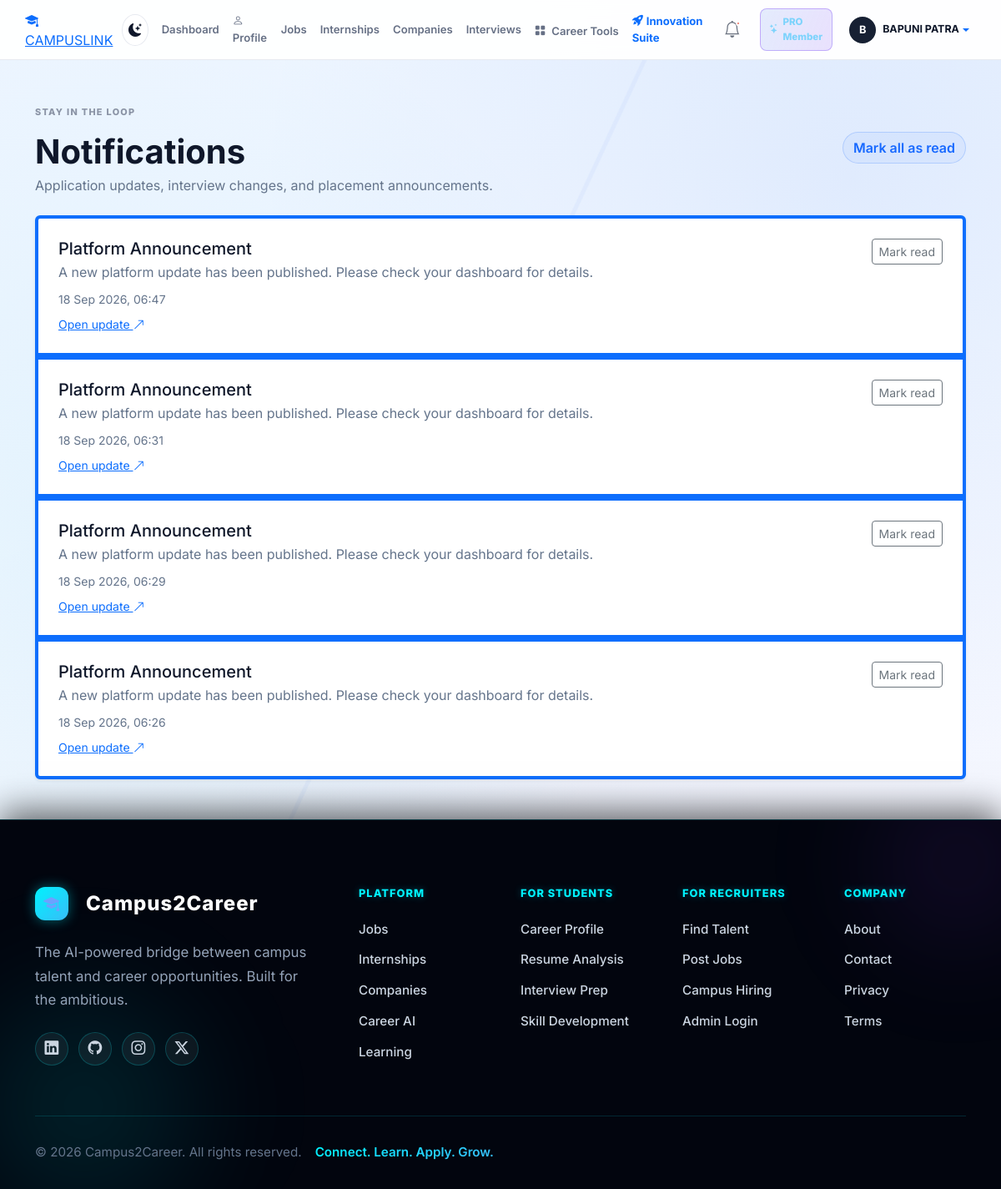
The page /notifications/ (signed in) on the database its author committed.
### accounts/models.py (models this page shows, shortened)
class User(AbstractUser):
    ROLE_CHOICES = (
        ('STUDENT', 'Student'),
        ('PLACEMENT_OFFICER', 'Placement Officer'),
        ('RECRUITER', 'Recruiter'),
        ('SUPER_ADMIN', 'Super Admin'),
    )
    role = models.CharField(max_length=20, choices=ROLE_CHOICES, default='STUDENT')

### notifications/models.py (models this page shows, shortened)
class Notification(models.Model):
	user = models.ForeignKey(settings.AUTH_USER_MODEL, on_delete=models.CASCADE, related_name='notifications')
	title = models.CharField(max_length=160)
	message = models.TextField()
	link = models.CharField(max_length=255, blank=True)
	is_read = models.BooleanField(default=False)
	created_at = models.DateTimeField(auto_now_add=True)
	class Meta:
		ordering = ['-created_at']

### notifications/views.py (the view)
# urls.py: path('', views.notification_list, name='notification_list'),
@login_required
def notification_list(request):
    notifications = Notification.objects.filter(user=request.user)
    return render(request, 'notifications/list.html', {'notifications': notifications})

### accounts/models.py (called while the page is built)
    @property
    def is_active(self):
        from django.utils import timezone
        return (
            self.plan != 'FREE'
            and self.status == 'ACTIVE'
            and (self.current_period_end is None or self.current_period_end > timezone.now())
        )

### notifications/context_processors.py (called while the page is built)
def notification_context(request):
    if not request.user.is_authenticated:
        return {'unread_notification_count': 0}
    return {'unread_notification_count': Notification.objects.filter(user=request.user, is_read=False).count()}

### templates/notifications/list.html (shortened to what this page needs)
{% extends 'base.html' %}
{% block content %}
<main class="container py-5">
    <div class="d-flex justify-content-between align-items-center mb-4"><div><span class="eyebrow">Stay in the loop</span><h1 class="fw-bold mb-1">Notifications</h1><p class="text-muted mb-0">Application updates, interview changes, and placement announcements.</p></div><form method="post" action="{% url 'mark_all_notifications_read' %}">{% csrf_token %}<button class="btn btn-outline-primary" type="submit">Mark all as read</button></form></div>
    <div class="list-group shadow-sm">{% for notification in notifications %}<div class="list-group-item p-4 {% if not notification.is_read %}border-start border-primary border-4{% endif %}"><div class="d-flex justify-content-between gap-3"><div><h5 class="mb-1">{{ notification.title }}</h5><p class="mb-2 text-muted">{{ notification.message }}</p><small class="text-muted">{{ notification.created_at|date:'d M Y, H:i' }}</small>{% if notification.link %}<a class="d-block small mt-2 text-primary" href="{{ notification.link }}">Open update <i class="bi bi-arrow-up-right"></i></a>{% endif %}</div>{% if not notification.is_read %}<form method="post" action="{% url 'mark_notification_read' notification.id %}">{% csrf_token %}<input type="hidden" name="next" value="{% url 'notification_list' %}"><button class="btn btn-sm btn-outline-secondary" type="submit">Mark read</button></form>{% endif %}</div></div>{% empty %}<div class="list-group-item p-5 text-center text-muted">You are all caught up.</div>{% endfor %}</div>
</main>
{% endblock %}

### templates/base.html (shortened to what this page needs)
{% load static %}
<!DOCTYPE html>
<html lang="en">
<head>
    <link href="https://cdn.jsdelivr.net/npm/bootstrap@5.3.0/dist/css/bootstrap.min.css" rel="stylesheet">
    <link rel="stylesheet" href="https://cdn.jsdelivr.net/npm/bootstrap-icons@1.11.0/font/bootstrap-icons.css">
    <link rel="stylesheet" href="{% static 'css/style.css' %}?v=20261009_starting_urls">
    <link rel="stylesheet" href="{% static 'css/premium_hero.css' %}?v=20261009_starting_urls">
    <link href="https://unpkg.com/aos@2.3.1/dist/aos.css" rel="stylesheet">
</head>
<body>
    <nav class="navbar navbar-expand-lg sticky-top app-navbar">
        <div class="container px-3 px-lg-0">
            <a class="premium-nav-brand" href="{% url 'home' %}">
                <i class="bi bi-mortarboard-fill"></i>
                CAMPUSLINK
            </a>
            <div class="collapse navbar-collapse" id="mainNavigation">
            <div class="nav-actions d-flex align-items-center gap-2 gap-lg-3 ms-auto">
                <button type="button" class="theme-toggle" aria-label="Toggle theme" title="Toggle light/dark mode">
                    <i class="bi bi-moon-stars-fill theme-icon dark-icon"></i>
                </button>
                {% if request.user.is_authenticated %}
                <a href="{% url 'dashboard_redirect' %}" class="public-nav-link">Dashboard</a>
                <a href="{% url 'profile' %}" class="public-nav-link"><i class="bi bi-person me-1"></i>Profile</a>
                <a href="{% url 'job_list' %}" class="public-nav-link">Jobs</a>
                <a href="{% url 'job_list' %}" class="public-nav-link">Internships</a>
                <a href="{% url 'company_list' %}" class="public-nav-link">Companies</a>
                <a href="{% url 'interview_list' %}" class="public-nav-link">Interviews</a>
                <div class="dropdown">
                    <a href="#" class="public-nav-link dropdown-toggle" data-bs-toggle="dropdown">
                        <i class="bi bi-grid-fill me-1"></i> Career Tools
                    </a>
                </div>
                <a href="{% url 'innovation_suite' %}" class="public-nav-link text-primary fw-bold"><i class="bi bi-rocket-takeoff-fill me-1"></i>Innovation Suite</a>
                <a href="{% url 'notification_list' %}" class="nav-icon-link" aria-label="Notifications"><i class="bi bi-bell fs-5"></i>{% if unread_notification_count %}<span class="notification-dot" aria-hidden="true"></span>{% endif %}</a>
                {% if request.user.membership.is_active %}<a href="{% url 'pro_landing' %}" class="pro-nav-link"><i class="bi bi-stars"></i> PRO Member</a>{% else %}<a href="{% url 'pro_landing' %}" class="pro-nav-link"><i class="bi bi-stars"></i> Go PRO</a>{% endif %}
                <div class="dropdown">
                    <a href="#" class="user-menu d-flex align-items-center text-decoration-none dropdown-toggle" data-bs-toggle="dropdown" aria-label="Open profile menu">
                        <span class="avatar avatar-sm me-2">{{ request.user.first_name|first|default:request.user.username|first|upper }}</span>
                        <strong class="text-dark user-name">{{ request.user.get_full_name|default:request.user.username }}</strong>
                    </a>
                </div>
                {% endif %}
            </div>
        </div>
            </div>
        </nav>
    {% block content %}{% endblock %}
    <footer class="site-footer premium-footer">
        <div class="footer-glow-left"></div>
        <div class="footer-glow-right"></div>
        <div class="container relative-z">
            <div class="row g-5">
                <div class="col-lg-4">
                    <a class="footer-brand premium-footer-brand" href="{% url 'home' %}">
                        <span class="brand-mark"><i class="bi bi-mortarboard-fill"></i></span>
                        Campus2Career
                    </a>
                    <p class="mt-4 mb-4 footer-desc">The AI-powered bridge between campus talent and career opportunities. Built for the ambitious.</p>
                    <div class="footer-social premium-social">
                        <a href="#" aria-label="LinkedIn"><i class="bi bi-linkedin"></i></a>
                        <a href="#" aria-label="GitHub"><i class="bi bi-github"></i></a>
                        <a href="#" aria-label="Instagram"><i class="bi bi-instagram"></i></a>
                        <a href="#" aria-label="Twitter"><i class="bi bi-twitter-x"></i></a>
                    </div>
                </div>
                <div class="col-6 col-lg-2">
                    <h2 class="footer-heading">Platform</h2>
                    <div class="footer-links">
                        <a href="{% url 'job_list' %}">Jobs</a>
                        <a href="{% url 'job_list' %}">Internships</a>
                        <a href="{% url 'job_list' %}">Companies</a>
                        <a href="{% url 'career_match' %}">Career AI</a>
                        <a href="{% url 'interview_list' %}">Learning</a>
                    </div>
                </div>
                <div class="col-6 col-lg-2">
                    <h2 class="footer-heading">For Students</h2>
                    <div class="footer-links">
                        <a href="{% url 'profile' %}">Career Profile</a>
                        <a href="{% url 'career_match' %}">Resume Analysis</a>
                        <a href="{% url 'interview_list' %}">Interview Prep</a>
                        <a href="{% url 'career_match' %}">Skill Development</a>
                    </div>
                </div>
                <div class="col-6 col-lg-2">
                    <h2 class="footer-heading">For Recruiters</h2>
                    <div class="footer-links">
                        <a href="{% url 'recruiter_job_create' %}">Find Talent</a>
                        <a href="{% url 'recruiter_job_create' %}">Post Jobs</a>
                        <a href="{% url 'admin_login' %}">Campus Hiring</a>
                        <a href="{% url 'admin_login' %}">Admin Login</a>
                    </div>
                </div>
                <div class="col-6 col-lg-2">
                    <h2 class="footer-heading">Company</h2>
                    <div class="footer-links">
                        <a href="{% url 'home' %}#about">About</a>
                        <a href="mailto:hello@campuslink.local">Contact</a>
                        <a href="#">Privacy</a>
                        <a href="#">Terms</a>
                    </div>
                </div>
            </div>
            <div class="footer-bottom premium-footer-bottom">
                <div class="d-flex flex-column flex-md-row justify-content-between align-items-center gap-3">
                    <span>© 2026 Campus2Career. All rights reserved.</span>
                    <div class="footer-bottom-links">
                        <span>Connect. Learn. Apply. Grow.</span>
                    </div>
                </div>
            </div>
        </div>
    </footer>
</body>
</html>

### static/css/premium_hero.css (style rules this page uses)
.premium-footer { background: #02050e !important; position: relative; overflow: hidden; padding-top: 80px !important; color: #94a3b8 !important; border-top: 1px solid rgba(0, 242, 254, 0.2) !important; box-shadow: 0 -10px 40px rgba(0, 0, 0, 0.6); }
.premium-footer .relative-z { position: relative; z-index: 2; }
.footer-glow-left { position: absolute; bottom: -100px; left: -100px; width: 400px; height: 400px; background: radial-gradient(circle, rgba(0, 242, 254, 0.15) 0%, transparent 70%); filter: blur(60px); z-index: 1; }
.footer-glow-right { position: absolute; top: -100px; right: -100px; width: 300px; height: 300px; background: radial-gradient(circle, rgba(147, 51, 234, 0.15) 0%, transparent 70%); filter: blur(60px); z-index: 1; }
.premium-footer-brand { color: #ffffff !important; font-size: 1.5rem !important; font-weight: 800 !important; display: flex !important; align-items: center; gap: 12px; text-decoration: none; }
.premium-footer-brand .brand-mark { background: linear-gradient(135deg, #00f2fe 0%, #38bdf8 100%) !important; width: 40px; height: 40px; border-radius: 12px; display: flex; align-items: center; justify-content: center; color: #030712; font-size: 1.2rem; box-shadow: 0 0 15px rgba(0, 242, 254, 0.4); }
.premium-footer .footer-desc { color: #94a3b8; line-height: 1.7; font-size: 1.05rem; }
.premium-social { display: flex; gap: 12px; }
.premium-social a { width: 40px; height: 40px; border-radius: 50%; background: rgba(255, 255, 255, 0.05); border: 1px solid rgba(0, 242, 254, 0.2); display: flex; align-items: center; justify-content: center; color: #cbd5e1 !important; transition: all 0.3s ease; }
.footer-heading { color: #00f2fe !important; font-size: 0.8rem !important; font-weight: 800 !important; text-transform: uppercase !important; margin-bottom: 24px !important; letter-spacing: 1.5px; text-shadow: 0 0 10px rgba(0, 242, 254, 0.3); }
.footer-links { display: flex; flex-direction: column; gap: 14px; }
.footer-links a { color: #cbd5e1 !important; font-size: 0.95rem; font-weight: 500; text-decoration: none; transition: all 0.3s ease; display: inline-block; }
.premium-footer-bottom { margin-top: 60px !important; padding: 32px 0 !important; border-top: 1px solid rgba(0, 242, 254, 0.15) !important; color: #64748b !important; font-size: 0.95rem; }
.footer-bottom-links span { background: linear-gradient(135deg, #00f2fe 0%, #38bdf8 100%); -webkit-background-clip: text; -webkit-text-fill-color: transparent; font-weight: 600; }
.btn-outline-primary { border-radius: 99px !important; font-weight: 600 !important; border: 1px solid rgba(23, 105, 255, 0.2) !important; color: #1769FF !important; background: rgba(23, 105, 255, 0.05) !important; transition: all 0.3s ease !important; }

### rows shown on the page
User: user.first_name|first "B", user.get_full_name "BAPUNI PATRA"
Notification: title "Platform Announcement", message "A new platform update has been published. Please check your dashboard for details.", created_at "18 Sep 2026, 06:47", is_read "Mark read"
Notification: title "Platform Announcement", message "A new platform update has been published. Please check your dashboard for details.", created_at "18 Sep 2026, 06:31", is_read "Mark read"
Notification: title "Platform Announcement", message "A new platform update has been published. Please check your dashboard for details.", created_at "18 Sep 2026, 06:29", is_read "Mark read"
Notification: title "Platform Announcement", message "A new platform update has been published. Please check your dashboard for details.", created_at "18 Sep 2026, 06:26", is_read "Mark read"
